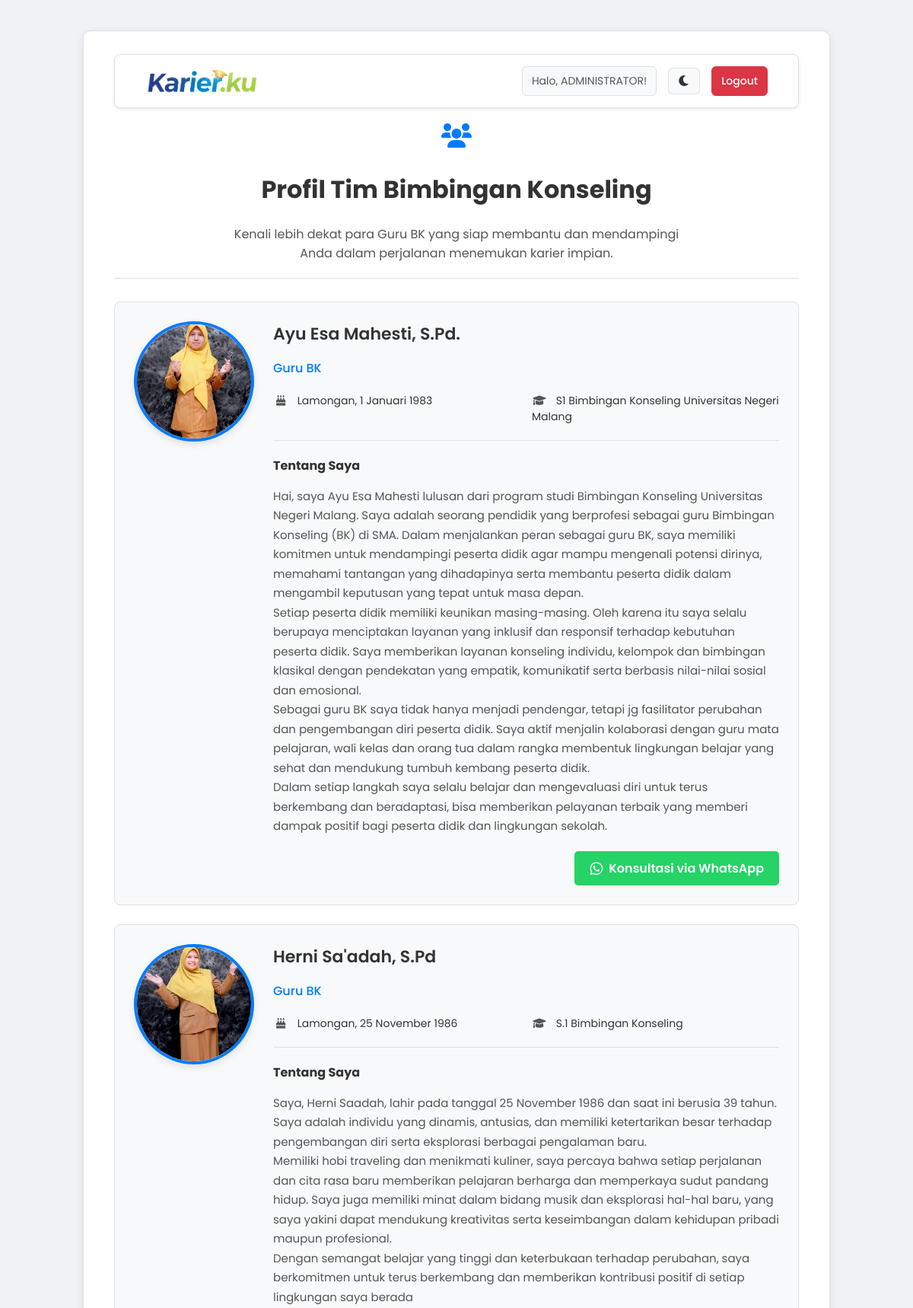
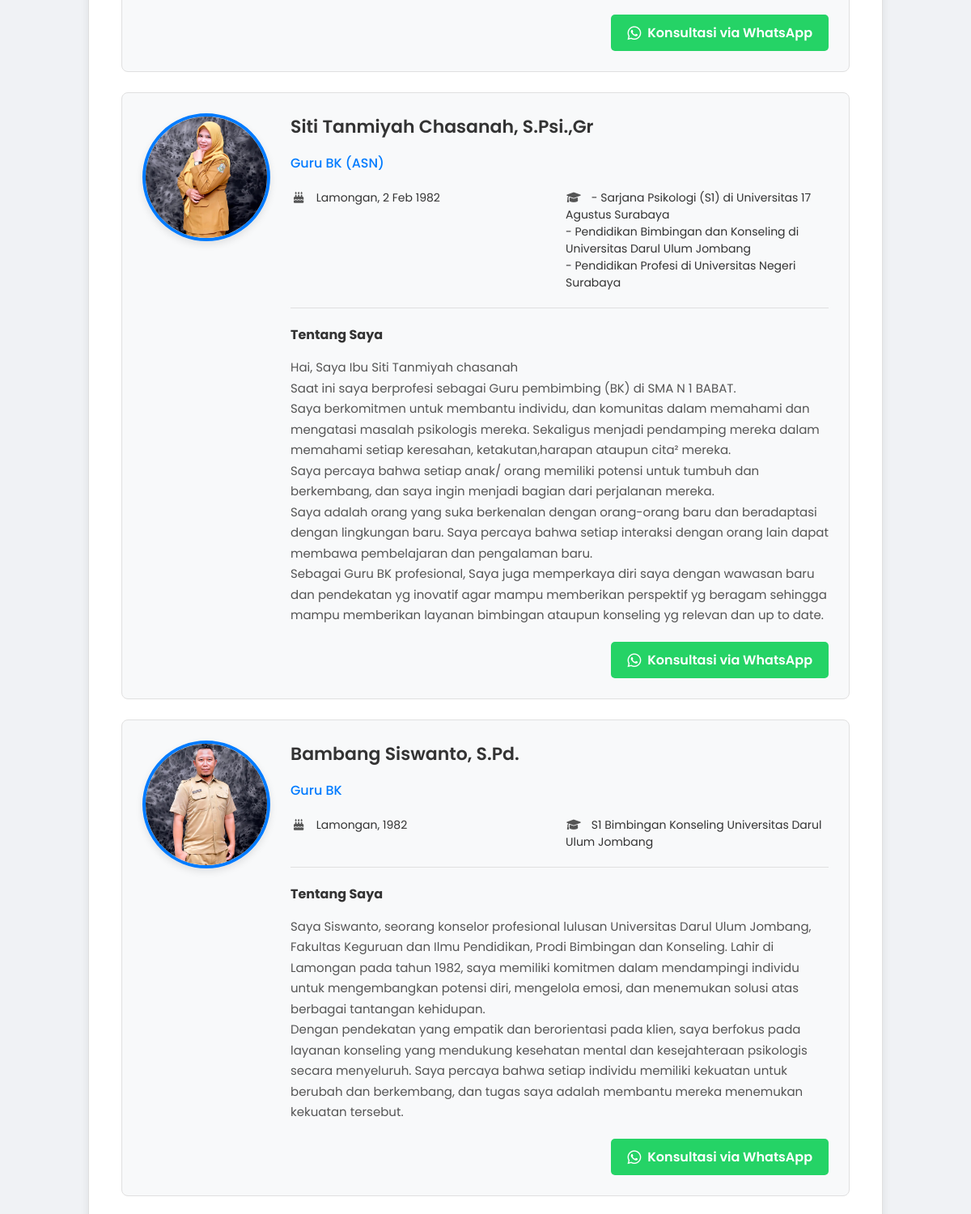
The page /konseling.php (signed in, upper part) on the database its author committed (2 pictures, top to bottom).
### tables this page shows
CREATE TABLE `tabel_guru_bk` (
  `id` int(11) NOT NULL,
  `nama_guru` varchar(100) NOT NULL,
  `ttl` varchar(100) DEFAULT NULL,
  `jabatan` varchar(100) DEFAULT NULL,
  `riwayat_pendidikan` text DEFAULT NULL,
  `tentang_diri` text DEFAULT NULL,
  `spesialisasi` varchar(150) DEFAULT NULL,
  `foto_profil` varchar(255) DEFAULT NULL COMMENT 'Path ke file gambar',
  `no_wa` varchar(20) DEFAULT NULL,
  `jadwal_konseling` text DEFAULT NULL
);

### konseling.php (the view, shortened to what this page needs)
<?php
include 'config.php';
$sql = "SELECT nama_guru, foto_profil, no_wa, ttl, jabatan, riwayat_pendidikan, tentang_diri FROM tabel_guru_bk";
$result = mysqli_query($conn, $sql);
?>
<!DOCTYPE html>
<html lang="id">
<head>
    <link rel="stylesheet" href="css/style.css">
    <link rel="stylesheet" href="https://cdnjs.cloudflare.com/ajax/libs/font-awesome/6.0.0-beta3/css/all.min.css">
</head>
<body>
    <div class="wrapper">
        <nav class="navbar">
            <a href="dashboard.php" class="navbar-brand">
                <img src="img/logo-karierku.png" alt="Logo Karier.ku" class="logo-brand">
            </a>
            <div class="navbar-links">
                <span class="user-greeting">Halo, <?php echo htmlspecialchars($_SESSION['nama_lengkap']); ?>!</span>
                <button id="theme-toggle" class="btn-nav"><i class="fas fa-moon"></i></button>
                <a href="logout.php" class="btn-nav btn-logout-nav">Logout</a>
            </div>
        </nav>
        <div class="page-header">
            <i class="fas fa-users"></i>
            <h1>Profil Tim Bimbingan Konseling</h1>
            <p>Kenali lebih dekat para Guru BK yang siap membantu dan mendampingi Anda dalam perjalanan menemukan karier impian.</p>
        </div>
        <?php if (mysqli_num_rows($result) > 0): ?>
            <?php while($guru = mysqli_fetch_assoc($result)): ?>
                <?php
                $nama_siswa = htmlspecialchars($_SESSION['nama_lengkap']);
                $pesan_wa = urlencode("Halo Bapak/Ibu {$guru['nama_guru']}, perkenalkan saya {$nama_siswa} dari aplikasi Karier.ku. Saya ingin berkonsultasi.");
                $link_wa = "https://wa.me/{$guru['no_wa']}?text={$pesan_wa}";
                ?>
                <div class="counselor-card-detail">
                    <div class="counselor-photo-section">
                        <img src="img/guru/<?php echo htmlspecialchars($guru['foto_profil']); ?>" alt="Foto <?php echo htmlspecialchars($guru['nama_guru']); ?>">
                    </div>
                    <div class="counselor-info-section">
                        <h3><?php echo htmlspecialchars($guru['nama_guru']); ?></h3>
                        <p class="jabatan"><?php echo htmlspecialchars($guru['jabatan']); ?></p>
                        <div class="info-grid">
                            <div class="info-item">
                                <i class="fas fa-birthday-cake"></i> <?php echo htmlspecialchars($guru['ttl']); ?>
                            </div>
                            <div class="info-item">
                                <i class="fas fa-graduation-cap"></i> <?php echo nl2br(htmlspecialchars($guru['riwayat_pendidikan'])); ?>
                            </div>
                        </div>
                        <div class="tentang-diri">
                            <h4>Tentang Saya</h4>
                            <p><?php echo htmlspecialchars($guru['tentang_diri']); ?></p>
                        </div>
                        <div style="margin-top: 20px; text-align: right;">
                             <a href="<?php echo $link_wa; ?>" class="btn-whatsapp" target="_blank">
                                <i class="fab fa-whatsapp"></i> Konsultasi via WhatsApp
                            </a>
                        </div>
                    </div>
                </div>
            <?php endwhile; ?>
        <?php else: ?>
            <p class="empty-state">Data Guru BK belum tersedia.</p>
        <?php endif; ?>
    </div>
</body>
</html>

### css/style.css (style rules this page uses)
:root { --bg-color: #f0f2f5; --wrapper-bg: #ffffff; --card-bg: #f8f9fa; --text-color: #333; --text-muted: #555; --border-color: #e0e0e0; --primary-color: #007BFF; --primary-hover: #0056b3; --danger-color: #dc3545; --danger-hover: #c82333; --shadow-color: rgba(0, 0, 0, 0.08); --transition: all 0.3s ease; }
body { font-family: 'Poppins', sans-serif; background-color: var(--bg-color); color: var(--text-color); margin: 0; padding: 20px; transition: var(--transition); }
.wrapper { max-width: 900px; margin: 20px auto; background-color: var(--wrapper-bg); padding: 30px 40px; border-radius: 10px; box-shadow: 0 4px 12px var(--shadow-color); border: 1px solid var(--border-color); transition: var(--transition); }
.navbar { background-color: var(--wrapper-bg); padding: 15px 40px; border-radius: 8px; box-shadow: 0 2px 5px var(--shadow-color); border: 1px solid var(--border-color); display: flex; justify-content: space-between; align-items: center; margin-bottom: 20px; transition: var(--transition); }
.navbar-brand { font-weight: 600; font-size: 20px; color: var(--text-color); text-decoration: none; display: flex; align-items: center; transition: var(--transition); }
.navbar-brand img { width: 30px; margin-right: 10px; }
.navbar-links { display: flex; align-items: center; gap: 15px; }
.navbar-links .user-greeting { padding: 8px 12px; background-color: var(--card-bg); border-radius: 6px; color: var(--text-muted); font-size: 14px; border: 1px solid var(--border-color); }
.navbar-links a, .navbar-links button { color: var(--text-color); text-decoration: none; font-weight: 500; }
.navbar-links .btn-nav { background-color: var(--card-bg); border: 1px solid var(--border-color); padding: 8px 12px; border-radius: 6px; transition: var(--transition); cursor: pointer; font-size: 14px; }
#theme-toggle i { font-size: 16px; }
.navbar-links a.btn-logout-nav { background-color: var(--danger-color); border-color: var(--danger-color); color: white; }
.page-header { text-align: center; padding-bottom: 20px; border-bottom: 1px solid var(--border-color); margin-bottom: 30px; }
.page-header i { font-size: 32px; color: var(--primary-color); margin-bottom: 10px; }
.page-header p { color: var(--text-muted); max-width: 600px; margin: 10px auto 0 auto; }
.counselor-card-detail { background-color: var(--card-bg); border: 1px solid var(--border-color); border-radius: 8px; padding: 25px; margin-bottom: 25px; display: flex; gap: 25px; }
.counselor-photo-section { flex-shrink: 0; }
.counselor-photo-section img { width: 150px; height: 150px; border-radius: 50%; object-fit: cover; border: 4px solid var(--primary-color); box-shadow: 0 4px 10px rgba(0,0,0,0.1); }
.counselor-info-section { flex-grow: 1; }
.counselor-info-section h3 { margin: 0 0 5px 0; font-size: 22px; font-weight: 600; }
.counselor-info-section .jabatan { color: var(--primary-color); font-weight: 500; margin-bottom: 20px; }
.info-grid { display: grid; grid-template-columns: 1fr 1fr; gap: 15px; margin-bottom: 20px; }
.info-item { font-size: 14px; }
.info-item i { color: var(--text-muted); margin-right: 8px; width: 20px; text-align: center; }
.tentang-diri { margin-top: 20px; padding-top: 20px; border-top: 1px solid var(--border-color); }
.tentang-diri h4 { margin: 0 0 10px 0; }
.tentang-diri p { font-size: 15px; line-height: 1.7; color: var(--text-muted); white-space: pre-wrap; }
.btn-whatsapp { display: inline-flex; align-items: center; justify-content: center; gap: 8px; padding: 10px 20px; background-color: #25D366; color: white !important; text-decoration: none; border-radius: 5px; font-weight: 600; transition: var(--transition); border: none; }
.btn-whatsapp i { font-size: 1.2em; }
.navbar-brand img.logo-brand { width: 150px; height: auto; }
.navbar-links { flex-shrink: 0; }

### rows shown on the page
tabel_guru_bk: foto_profil (picture), nama_guru "Ayu Esa Mahesti, S.Pd.", jabatan "Guru BK", ttl "Lamongan, 1 Januari 1983", riwayat_pendidikan "S1 Bimbingan Konseling Universitas Negeri Malang", tentang_diri "Hai, saya Ayu Esa Mahesti lulusan dari program studi Bimbingan Konseling Universitas Negeri Malang. Saya adalah seorang pendidik yang berprofesi sebagai guru Bimbingan Konseling (BK) di SMA. Dalam menjalankan peran sebagai guru BK, saya memiliki komitmen untuk mendampingi peserta didik agar mampu mengenali potensi dirinya, memahami tantangan yang dihadapinya serta membantu peserta didik dalam mengambil keputusan yang tepat untuk masa depan. Setiap peserta didik memiliki keunikan masing-masing. Oleh karena itu saya selalu berupaya menciptakan layanan yang inklusif dan responsif terhadap kebutuhan peserta didik. Saya memberikan layanan konseling individu, kelompok dan bimbingan klasikal…"
tabel_guru_bk: foto_profil (picture), nama_guru "Herni Sa'adah, S.Pd", jabatan "Guru BK", ttl "Lamongan, 25 November 1986", riwayat_pendidikan "S.1 Bimbingan Konseling", tentang_diri "Saya, Herni Saadah, lahir pada tanggal 25 November 1986 dan saat ini berusia 39 tahun. Saya adalah individu yang dinamis, antusias, dan memiliki ketertarikan besar terhadap pengembangan diri serta eksplorasi berbagai pengalaman baru. Memiliki hobi traveling dan menikmati kuliner, saya percaya bahwa setiap perjalanan dan cita rasa baru memberikan pelajaran berharga dan memperkaya sudut pandang hidup. Saya juga memiliki minat dalam bidang musik dan eksplorasi hal-hal baru, yang saya yakini dapat mendukung kreativitas serta keseimbangan dalam kehidupan pribadi maupun profesional. Dengan semangat belajar yang tinggi dan keterbukaan terhadap perubahan, saya berkomitmen untuk terus berkembang dan…"
tabel_guru_bk: foto_profil (picture), nama_guru "Siti Tanmiyah Chasanah, S.Psi.,Gr", jabatan "Guru BK (ASN)", ttl "Lamongan, 2 Feb 1982", riwayat_pendidikan "- Sarjana Psikologi (S1) di Universitas 17 Agustus Surabaya - Pendidikan Bimbingan dan Konseling di Universitas Darul Ulum Jombang - Pendidikan Profesi di Universitas Negeri Surabaya", tentang_diri "Hai, Saya Ibu Siti Tanmiyah chasanah Saat ini saya berprofesi sebagai Guru pembimbing (BK) di SMA N 1 BABAT. Saya berkomitmen untuk membantu individu, dan komunitas dalam memahami dan mengatasi masalah psikologis mereka. Sekaligus menjadi pendamping mereka dalam memahami setiap keresahan, ketakutan,harapan ataupun cita² mereka. Saya percaya bahwa setiap anak/ orang memiliki potensi untuk tumbuh dan berkembang, dan saya ingin menjadi bagian dari perjalanan mereka. Saya adalah orang yang suka berkenalan dengan orang-orang baru dan beradaptasi dengan lingkungan baru. Saya percaya bahwa setiap interaksi dengan orang lain dapat membawa pembelajaran dan pengalaman baru. Sebagai Guru BK…"
tabel_guru_bk: foto_profil (picture), nama_guru "Bambang Siswanto, S.Pd.", jabatan "Guru BK", ttl "Lamongan, 1982", riwayat_pendidikan "S1 Bimbingan Konseling Universitas Darul Ulum Jombang", tentang_diri "Saya Siswanto, seorang konselor profesional lulusan Universitas Darul Ulum Jombang, Fakultas Keguruan dan Ilmu Pendidikan, Prodi Bimbingan dan Konseling. Lahir di Lamongan pada tahun 1982, saya memiliki komitmen dalam mendampingi individu untuk mengembangkan potensi diri, mengelola emosi, dan menemukan solusi atas berbagai tantangan kehidupan. Dengan pendekatan yang empatik dan berorientasi pada klien, saya berfokus pada layanan konseling yang mendukung kesehatan mental dan kesejahteraan psikologis secara menyeluruh. Saya percaya bahwa setiap individu memiliki kekuatan untuk berubah dan berkembang, dan tugas saya adalah membantu mereka menemukan kekuatan tersebut."

### other values the page prints
$_SESSION['nama_lengkap'] "ADMINISTRATOR"
